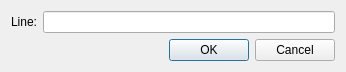
<?xml version="1.0" encoding="UTF-8"?>
<ui version="4.0">
 <class>GoToLine</class>
 <widget class="QDialog" name="GoToLine">
  <property name="geometry">
   <rect>
    <x>0</x>
    <y>0</y>
    <width>346</width>
    <height>69</height>
   </rect>
  </property>
  <property name="windowTitle">
   <string>Go to Line</string>
  </property>
  <layout class="QVBoxLayout" name="verticalLayout">
   <item>
    <layout class="QHBoxLayout" name="horizontalLayout">
     <item>
      <widget class="QLabel" name="label">
       <property name="text">
        <string>Line:</string>
       </property>
      </widget>
     </item>
     <item>
      <widget class="QLineEdit" name="lineEdit"/>
     </item>
    </layout>
   </item>
   <item>
    <widget class="QDialogButtonBox" name="buttonBox">
     <property name="orientation">
      <enum>Qt::Horizontal</enum>
     </property>
     <property name="standardButtons">
      <set>QDialogButtonBox::Cancel|QDialogButtonBox::Ok</set>
     </property>
    </widget>
   </item>
  </layout>
 </widget>
 <resources/>
 <connections>
  <connection>
   <sender>buttonBox</sender>
   <signal>accepted()</signal>
   <receiver>GoToLine</receiver>
   <slot>accept()</slot>
   <hints>
    <hint type="sourcelabel">
     <x>248</x>
     <y>254</y>
    </hint>
    <hint type="destinationlabel">
     <x>157</x>
     <y>274</y>
    </hint>
   </hints>
  </connection>
  <connection>
   <sender>buttonBox</sender>
   <signal>rejected()</signal>
   <receiver>GoToLine</receiver>
   <slot>reject()</slot>
   <hints>
    <hint type="sourcelabel">
     <x>316</x>
     <y>260</y>
    </hint>
    <hint type="destinationlabel">
     <x>286</x>
     <y>274</y>
    </hint>
   </hints>
  </connection>
 </connections>
</ui>
